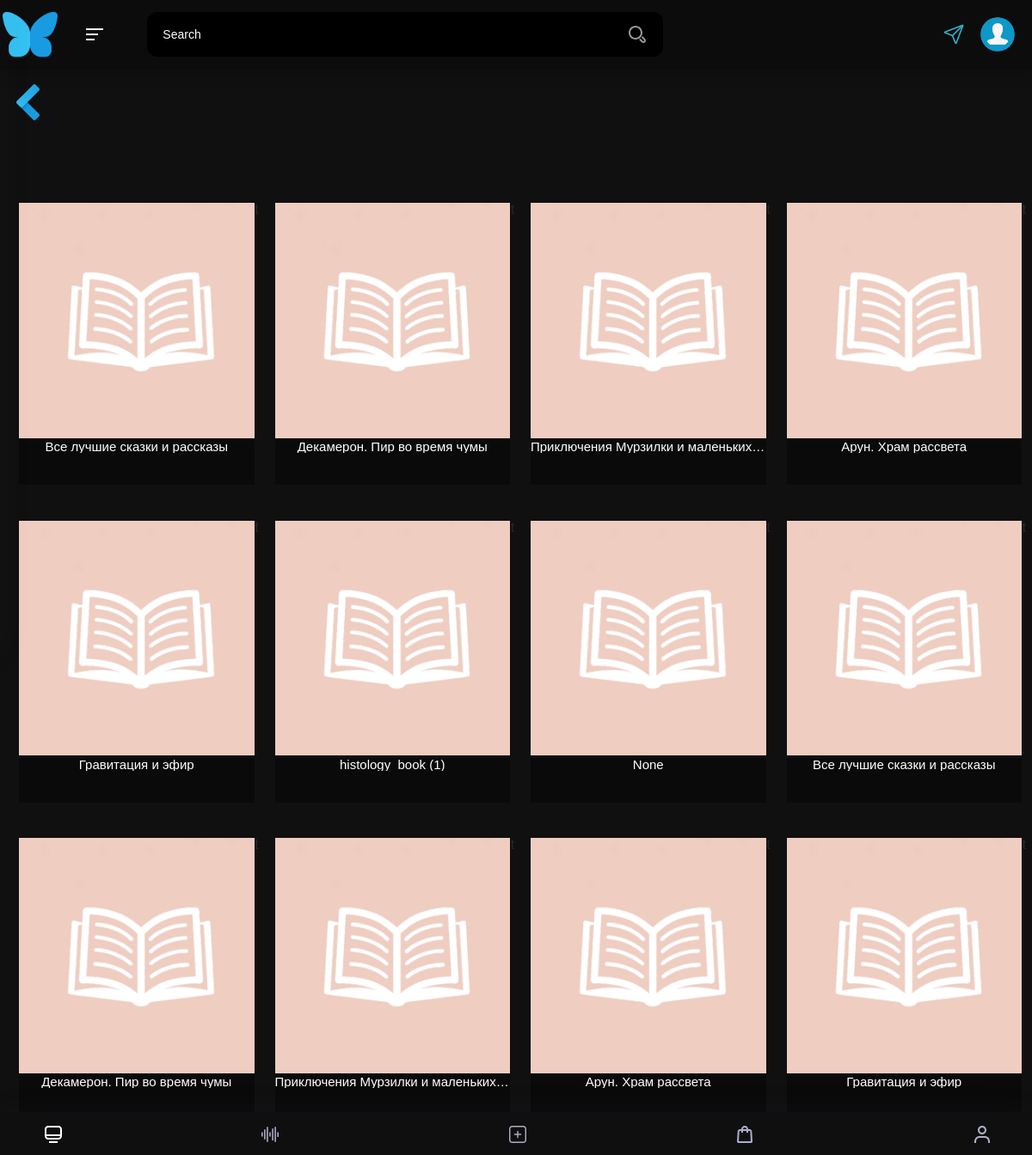
Page /books/ (signed in) on the committed database.
### polls/models.py (models this page shows, shortened)
class books_res(models.Model):
    name = models.CharField(max_length=50)
    description = models.CharField(max_length=500, default='')
    books = models.CharField(max_length=200, default='')
    likes = models.ManyToManyField(User, related_name = 'books_post_likes')
    status_x = models.CharField(max_length=6, default="False")
    created_at = models.DateTimeField(verbose_name='Created_At', default=timezone.now)
    def __str__(self):
        return self.name

class books(models.Model):
    profile = models.ForeignKey(Profile , on_delete = models.CASCADE, related_name = 'books_profie' ,null=True)
    name = models.CharField(max_length=50)
    description = models.CharField(max_length=500, default='')
    books = models.FileField()
    likes = models.ManyToManyField(User, related_name = 'books_post')
    status_x = models.CharField(max_length=6, default="True")
    created_at = models.DateTimeField(verbose_name='Created_At', default=timezone.now)

### polls/views.py (the view)
# urls.py: path("books/",  views.books_all, name="books_all"),
def books_all(request):
    books = models.books.objects.filter()
    books_1 = models.books_res.objects.filter()
    print(books_1)
    posts = list(
            sorted(
                chain(books,books_1),
                key=lambda objects: objects.created_at,
                reverse=True  # Optional
            ))
    t_suc = models.ads_tasks_executor_post.objects.filter(profile = request.user.profile)
    a = models.Msg.objects.filter(receiverr = request.user, onread=False)
    return render(request, "accounts/books_all.html", {'books':posts, 'profile': request.user.profile,"mes_len":len(a), "l":request.user, "t_suc":t_suc} )

### polls/templates/accounts/books_all.html (shortened to what this page needs)
{% load static %}
{% load thumbnail %}
<!DOCTYPE html>
<html>
<head>
<link rel='stylesheet' href='https://cdnjs.cloudflare.com/ajax/libs/tailwindcss/1.4.6/tailwind.min.css'>
    <link rel="stylesheet" href="{% static 'css/zuck.min.css' %}">
    <link rel="stylesheet" href="{% static 'css/snapgram.css' %}">
<link rel="stylesheet" type="text/css" href="{% static 'css/style_new.css' %}">
   <link href="https://stackpath.bootstrapcdn.com/font-awesome/4.7.0/css/font-awesome.min.css" rel="stylesheet">
   <link rel="stylesheet" type="text/css" href="https://unpkg.com/ionicons@4.5.10-0/dist/css/ionicons.min.css">
   <link rel="stylesheet" href="https://fonts.googleapis.com/css?family=Open+Sans:300,400,600"><link rel="stylesheet" href="https://use.fontawesome.com/releases/v5.2.0/css/all.css">
   <link href="https://stackpath.bootstrapcdn.com/font-awesome/4.7.0/css/font-awesome.min.css" rel="stylesheet">
</head>
<body>
 {% include "front_main.html" %}
<a href="{% url 'accounts:post_home' %}"><div class="back_cabinet main_name"><img src="{% static 'css/icons8-back-48.png' %}"></img></div>
</a>
<div class="lg:w-8/12 lg:mx-auto mb-8  a278kk main_name" style="margin-top: 165px;">
    <div class="px-px md:px-3">
     <div class="flex flex-wrap -mx-px md:-mx-3">
   {% for column in books %}
        <div class="w-1/3 p-px md:px-3 status1" tabindex="0" pk = "{{ column.pk }}" status = "next" data-name="{{ column.name }}" data-status="{{ column.status_x }}"  {% if column.books != ""  %}{% if column.status_x == "False" %}data_url="{{ column.books }}" {% else %} data_url="{{ column.books.url }}"{% endif %} {% endif %}>
            <article class="post bg-gray-100 text-white relative pb-full md:mb-6">
              <div class="add-wishlist">
      <a class="action--wishlist tile-actions--btn flex wishlist-btn" href="#" data-product-handle="unisex-printed-duffle-bag" title="Wishlist">
  <span class="text--label">Wishlist</span>
</a>
    </div>
              <div class="name_ads_1"><p>
          {{ column.name }}
        </p>
</svg></a></div>
              <img class="w-full h-full absolute left-0 top-0 object-cover" src="/assets/images/2ee62eeaf77b6184289c6338f58779b4.jpg" alt="image" width="{{ im.x }}" height ="{{ im.y }}">
            </article>
        </div>
  {% endfor %}
      </div>
    </div>
  </div>
</body>
</html>

### templates/front_main.html (shortened to what this page needs)
{% load static %}
 <nav id="navigation-widget-small" class="navigation-widget navigation-widget-desktop navigation-widget-closed sidebar1 left navigation-widget-delayed  top_nav  main_name" style="width: 100%;">
<ul class="menu small">
  <li class="menu-item active">
    <a class="menu-item-link text-tooltip-tfr tooll k1" href="{% url 'accounts:post_home' %}" data-title="Newsfeed" style="position: absolute; background-color: transparent;">
</a>
      </li>
  <li class="menu-item ">
    <a class="menu-item-link text-tooltip-tfr tooll k2" href="{% url 'accounts:homegg' %}" data-title="Members" style="position: absolute;">
<svg class="icon-members menu-item-link-icon">
  <use href="#svg-inf">
     <svg  viewBox="0 -30 512 512"  id="svg-inf" xmlns="http://www.w3.org/2000/svg"><path d="m0 160h40v132h-40zm79 212h40v-292h-40zm78 80h40v-452h-40zm78-160h40v-132h-40zm79 110h40v-352h-40zm158-242v142h40v-142zm-79 292h40v-452h-40zm0 0"/></svg>
   </use>
</svg>
</a>
      </li>
  <li class="menu-item ">
    <a class="menu-item-link text-tooltip-tfr tooll k4" href="{% url 'accounts:tasks_ads' %}" data-title="Groups" style="position: absolute;">
</a>
      </li>
  <li class="menu-item ">
      {% if profile_status == "no_profile" %}
       <a class="menu-item-link text-tooltip-tfr tooll k5" href="{% url 'accounts:sign_in' %}" data-title="Badges" style="position: absolute;">
      {% else %}
    <a class="menu-item-link text-tooltip-tfr tooll k5" href="{% url 'accounts:my_profile' %}" data-title="Badges" style="position: absolute;">
      {% endif %}
</a>
      </li>
  <li class="menu-item ">
    {% if profile_status == "no_profile" %}
       <a class="menu-item-link text-tooltip-tfr tooll k3 " href="{% url 'accounts:sign_in' %}" data-title="Quests" style="position: absolute;"  {% if  l.profile.avatar.url != None %} name = "{{ l.profile.avatar.url }}"   {% else %}   name = "{% static 'images/user_no_photo_300x300.png' %}"{% endif %}  myname = "{{ l.profile.first_name }}">
      {% else %}
    <a class="menu-item-link text-tooltip-tfr tooll k3 b6" href="#" data-title="Quests" style="position: absolute;"  {% if  l.profile.avatar.url != None %} name = "{{ l.profile.avatar.url }}"   {% else %}   name = "{% static 'images/user_no_photo_300x300.png' %}"{% endif %}  myname = "{{ l.profile.first_name }}">
      {% endif %}
</a>
      </li>
</ul>
</nav>
  <header class="header logged-out main_name">
    <div class="header-actions header-actions-full">
      <a href="#" class="header-brand">
        <div class="logo" >
          <img class="logo-image" src="{% static 'images/bab.png' %}" alt="logo" style="width:100%;height: 100%;">
        </div>
      </a>
      <div class="mobilemenu-trigger navigation-widget-mobile-trigger">
        <div class="burger-icon inverted">
          <div class="burger-icon-bar"></div>
          <div class="burger-icon-bar"></div>
          <div class="burger-icon-bar"></div>
        </div>
      </div>
    </div>
     <div class="header-actions search-bar sch_b1">
      <div id="vk-search-form">
        <div class="search-form-wrap" style="position: relative;">
          <div class="interactive-input dark">
            <form class="form" method="get" action="https://odindesignthemes.com/vikinger-theme/"><input type="text" name="s" placeholder="Search" value="" id="search" autocomplete="off" ><button style="display: none;"></button></form>
            <div class="interactive-input-icon-wrap"></div>
          </div>
        </div>
      </div>
    </div>
    <div class="header-actions login_po">
       {% if profile_status == "no_profile" %}
        <a class="  login-button" href="/sign_in/">
          <svg width="26" height="26" viewBox="0 0 512 512"  xmlns="http://www.w3.org/2000/svg" xmlns:xlink="http://www.w3.org/1999/xlink"><linearGradient id="a" gradientUnits="userSpaceOnUse" x1="0" x2="512" y1="256" y2="256"><stop offset="0" stop-color="#00f2fe"/><stop offset=".0208" stop-color="#03effe"/><stop offset=".2931" stop-color="#24d2fe"/><stop offset=".5538" stop-color="#3cbdfe"/><stop offset=".7956" stop-color="#4ab0fe"/><stop offset="1" stop-color="#4facfe"/></linearGradient><path d="m512 80v352c0 44.113281-35.886719 80-80 80h-201c-44.113281 0-80-35.886719-80-80v-40c0-11.046875 8.953125-20 20-20s20 8.953125 20 20v40c0 22.054688 17.945312 40 40 40h201c22.054688 0 40-17.945312 40-40v-352c0-22.054688-17.945312-40-40-40h-201c-22.054688 0-40 17.945312-40 40v40c0 11.046875-8.953125 20-20 20s-20-8.953125-20-20v-40c0-44.113281 35.886719-80 80-80h201c44.113281 0 80 35.886719 80 80zm-286.085938 227.800781c-7.839843 7.78125-7.890624 20.445313-.113281 28.285157 3.910157 3.941406 9.054688 5.914062 14.199219 5.914062 5.09375 0 10.1875-1.933594 14.085938-5.800781l45.144531-44.789063c9.523437-9.449218 14.769531-22.023437 14.769531-35.410156s-5.246094-25.960938-14.769531-35.410156l-45.144531-44.789063c-7.839844-7.777343-20.503907-7.730469-28.285157.113281-7.777343 7.839844-7.726562 20.503907.113281 28.28125l32.054688 31.804688h-237.96875c-11.046875 0-20 8.953125-20 20s8.953125 20 20 20h237.96875zm0 0" fill="url(#a)"/></svg>
                  </a>
       {% else %}
      <a class="  login-button" href="/messager/">
                  </a>
{% endif %}
                  <div href="#" class="main_picture">
                    {% if l.is_authenticated %}
                {% if  l.profile.avatar.url != None %}
                <img src="{{ l.profile.avatar.url }}" style="width: 100%;height: 100%;border-radius: 180px;">
                {% else %}
                <img src="{% static 'images/user_no_photo_300x300.png' %}" style="width: 100%;height: 100%;border-radius: 180px;">
                {% endif %}
              {% endif %}
    </div>
  </header>

### rows in the picture
books_res: name "Все лучшие сказки и рассказы"
books_res: name "Декамерон. Пир во время чумы"
books_res: name "Приключения Мурзилки и маленьких…"
books_res: name "Арун. Храм рассвета"
books_res: name "Гравитация и эфир"
books: name "histology_book (1)"
books: name "None"
books_res: name "Все лучшие сказки и рассказы"
books_res: name "Декамерон. Пир во время чумы"
books_res: name "Приключения Мурзилки и маленьких…"
books_res: name "Арун. Храм рассвета"
books_res: name "Гравитация и эфир"
